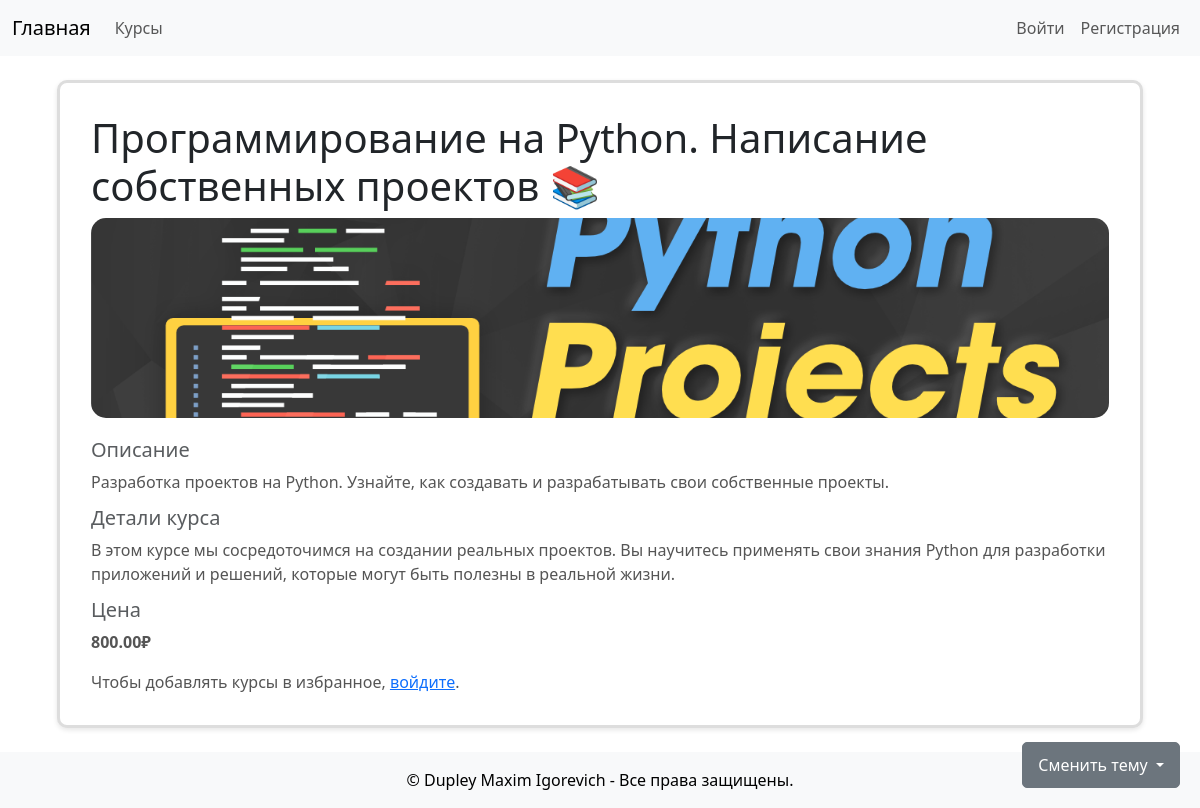
Screenshot of /courses/2 with the database file from the repository.
### app/models.py (models this page shows, shortened)
class Course(db.Model):
    id = db.Column(db.Integer, primary_key=True)
    title = db.Column(db.String(150), nullable=False)
    description = db.Column(db.String(255), nullable=False)
    details = db.Column(db.Text, nullable=False)
    image = db.Column(db.String(150), nullable=False)
    price = db.Column(Numeric(10, 2), nullable=False)

### app/routes/courses.py (the view)
@courses_bp.route('/courses/<int:course_id>')
def course_details(course_id):
    try:
        course = Course.query.get_or_404(course_id)
        return render_template('course_details.html', course=course)
    except Exception as e:
        flash('Ошибка при получении деталей курса. Попробуйте снова.', 'danger')
        return redirect(url_for('courses.list_courses'))

### app/templates/course_details.html (shortened to what this page needs)
{% extends "layouts/base.html" %}
{% block content %}
<div class="card mt-4">
    <div class="card-body">
        <h1 class="card-title">{{ course.title }}</h1>
        <img src="{{ url_for('static', filename='images/' + course.image) }}" class="card-img-top mb-4" alt="{{ course.title }}">
        <h5 class="card-subtitle mb-2 text-muted">Описание</h5>
        <p class="card-text">{{ course.description }}</p>
        <h5 class="card-subtitle mb-2 text-muted">Детали курса</h5>
        <p class="card-text">{{ course.details }}</p>
        <h5 class="card-subtitle mb-2 text-muted">Цена</h5>
        <p class="card-text"><strong>{{ course.price }}₽</strong></p>
        {% if current_user.is_authenticated %}
            <form action="{{ url_for('courses.add_to_favorites', course_id=course.id) }}" method="post" style="display:inline;">
                <button type="submit" class="btn btn-primary">Добавить в избранное</button>
            </form>
        {% else %}
            <p class="mb-0">Чтобы добавлять курсы в избранное, <a href="{{ url_for('auth.login') }}">войдите</a>.</p>
        {% endif %}
    </div>
</div>
{% endblock %}

### app/static/css/styles.css (style rules this page uses)
.card-img-top { height: 200px; object-fit: cover; border-radius: 15px; }
.card { border: 3px solid #ddd; border-radius: 10px; padding: 15px; margin: 15px; background-color: #fff; box-shadow: 0 2px 5px rgba(0, 0, 0, 0.1); transition: transform 0.3s, box-shadow 0.3s; }
.card p { font-size: 1rem; color: #555; }

### app/templates/layouts/base.html (style rules this page uses)
.theme-white { background-color: #ffffff; color: #000000; }
img { border-radius: 15px; }

### rows the page displays
Course: title "Программирование на Python. Написание собственных проектов 📚", image (picture), description "Разработка проектов на Python. Узнайте, как создавать и разрабатывать свои собственные проекты.", details "В этом курсе мы сосредоточимся на создании реальных проектов. Вы научитесь применять свои знания Python для разработки приложений и решений, которые могут быть полезны в реальной жизни.", price "800.00"
